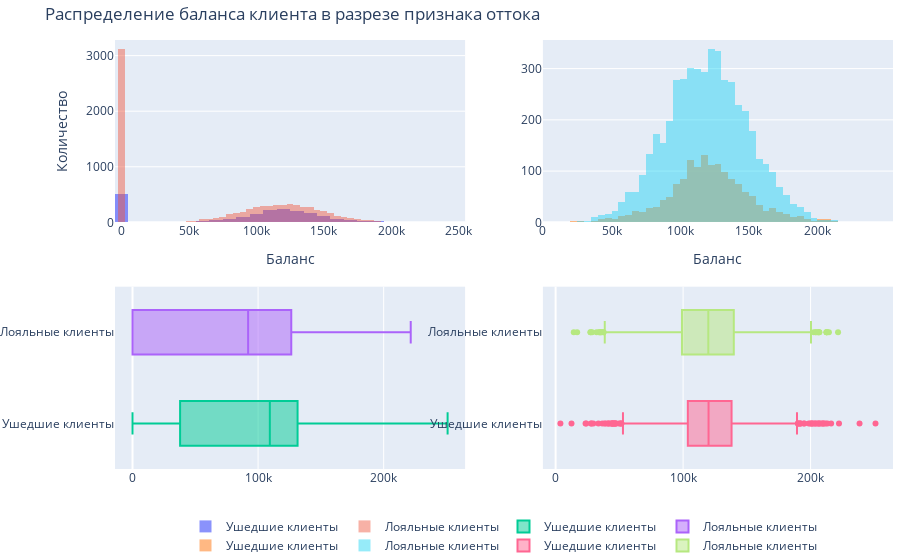

The notebook cell saved with this chart:
### Markdown cell above
9.3. Посмотрите на распределение баланса клиента в разрезе признака оттока. Как различаются суммы на накопительном счёте ушедших и лояльных клиентов? Подумайте и напишите, с чем это может быть связано, что может не устраивать ушедших клиентов в банке.

### Code cell
#Exited — статус лояльности (1 — ушедший клиент, 0 — лояльный клиент)
fig = make_subplots(rows=2, cols=2)
mask1 = churn_data['Exited']==1
mask0 = churn_data['Exited']==0

fig.add_trace(go.Histogram(x=churn_data[mask1]['Balance'], opacity=0.75, name='Ушедшие клиенты'), 1, 1)
fig.add_trace(go.Histogram(x=churn_data[mask0]['Balance'], opacity=0.45, name='Лояльные клиенты'), 1, 1)
fig.update_layout(barmode='overlay',)


fig.add_trace(go.Box(x=churn_data[mask1]['Balance'], name='Ушедшие клиенты'), 2, 1)
fig.add_trace(go.Box(x=churn_data[mask0]['Balance'], name='Лояльные клиенты'), 2, 1)
#fig.update_layout(width = 800, height  = 900)

mask1_1 = (churn_data['Exited']==1) & (churn_data['Balance']>0) #ушедшие клиенты с ненулевым балансом
mask0_1 = (churn_data['Exited']==0) & (churn_data['Balance']>0) #лояльные клиенты с ненулевым балансом

fig.add_trace(go.Histogram(x=churn_data[mask1_1]['Balance'], opacity=0.75, name='Ушедшие клиенты'), 1, 2)
fig.add_trace(go.Histogram(x=churn_data[mask0_1]['Balance'], opacity=0.45, name='Лояльные клиенты'), 1, 2)
fig.update_layout(barmode='overlay',)


fig.add_trace(go.Box(x=churn_data[mask1_1]['Balance'], name='Ушедшие клиенты'), 2, 2)
fig.add_trace(go.Box(x=churn_data[mask0_1]['Balance'], name='Лояльные клиенты'), 2, 2)



fig.update_layout(title="Распределение баланса клиента в разрезе признака оттока")
fig.update_xaxes(title='Баланс', col=1, row=1)
fig.update_xaxes(title='Баланс', col=2, row=1)
fig.update_yaxes(title='Количество', col=1, row=1)
fig.update_layout(legend_orientation="h", legend=dict(x=.5, xanchor="center"), hovermode="x", margin=dict(l=0, r=0, t=40, b=0))
#fig.update_yaxes(title='Количество', col=1, row=2)
#fig.update_layout(legend=1)
fig.show()

print("Статистика по ушедшим клиентам с ненулевым балансом")
print(churn_data[mask1_1]['Balance'].describe())

print("Статистика по лояльным клиентам с ненулевым балансом")
print(churn_data[mask0_1]['Balance'].describe())

### Figure 1 — Plotly figure (JSON) as saved in the notebook; plotly's stock layout.template omitted (floating-point values rounded to 4 significant figures; data arrays with more than 128 entries replaced by an {"elided": "..."} marker saying what was removed)
{"data": [{"name": "Ушедшие клиенты", "opacity": 0.75, "type": "histogram", "x": {"elided": "2037 float values"}, "xaxis": "x", "yaxis": "y"}, {"name": "Лояльные клиенты", "opacity": 0.45, "type": "histogram", "x": {"elided": "7963 float values"}, "xaxis": "x", "yaxis": "y"}, {"name": "Ушедшие клиенты", "type": "box", "x": {"elided": "2037 float values"}, "xaxis": "x3", "yaxis": "y3"}, {"name": "Лояльные клиенты", "type": "box", "x": {"elided": "7963 float values"}, "xaxis": "x3", "yaxis": "y3"}, {"name": "Ушедшие клиенты", "opacity": 0.75, "type": "histogram", "x": {"elided": "1537 float values"}, "xaxis": "x2", "yaxis": "y2"}, {"name": "Лояльные клиенты", "opacity": 0.45, "type": "histogram", "x": {"elided": "4846 float values"}, "xaxis": "x2", "yaxis": "y2"}, {"name": "Ушедшие клиенты", "type": "box", "x": {"elided": "1537 float values"}, "xaxis": "x4", "yaxis": "y4"}, {"name": "Лояльные клиенты", "type": "box", "x": {"elided": "4846 float values"}, "xaxis": "x4", "yaxis": "y4"}], "layout": {"barmode": "overlay", "hovermode": "x", "legend": {"orientation": "h", "x": 0.5, "xanchor": "center"}, "margin": {"b": 0, "l": 0, "r": 0, "t": 40}, "title": {"text": "Распределение баланса клиента в разрезе признака оттока"}, "xaxis": {"anchor": "y", "domain": [0, 0.45], "title": {"text": "Баланс"}}, "xaxis2": {"anchor": "y2", "domain": [0.55, 1], "title": {"text": "Баланс"}}, "xaxis3": {"anchor": "y3", "domain": [0, 0.45]}, "xaxis4": {"anchor": "y4", "domain": [0.55, 1]}, "yaxis": {"anchor": "x", "domain": [0.575, 1], "title": {"text": "Количество"}}, "yaxis2": {"anchor": "x2", "domain": [0.575, 1]}, "yaxis3": {"anchor": "x3", "domain": [0, 0.425]}, "yaxis4": {"anchor": "x4", "domain": [0, 0.425]}}}
